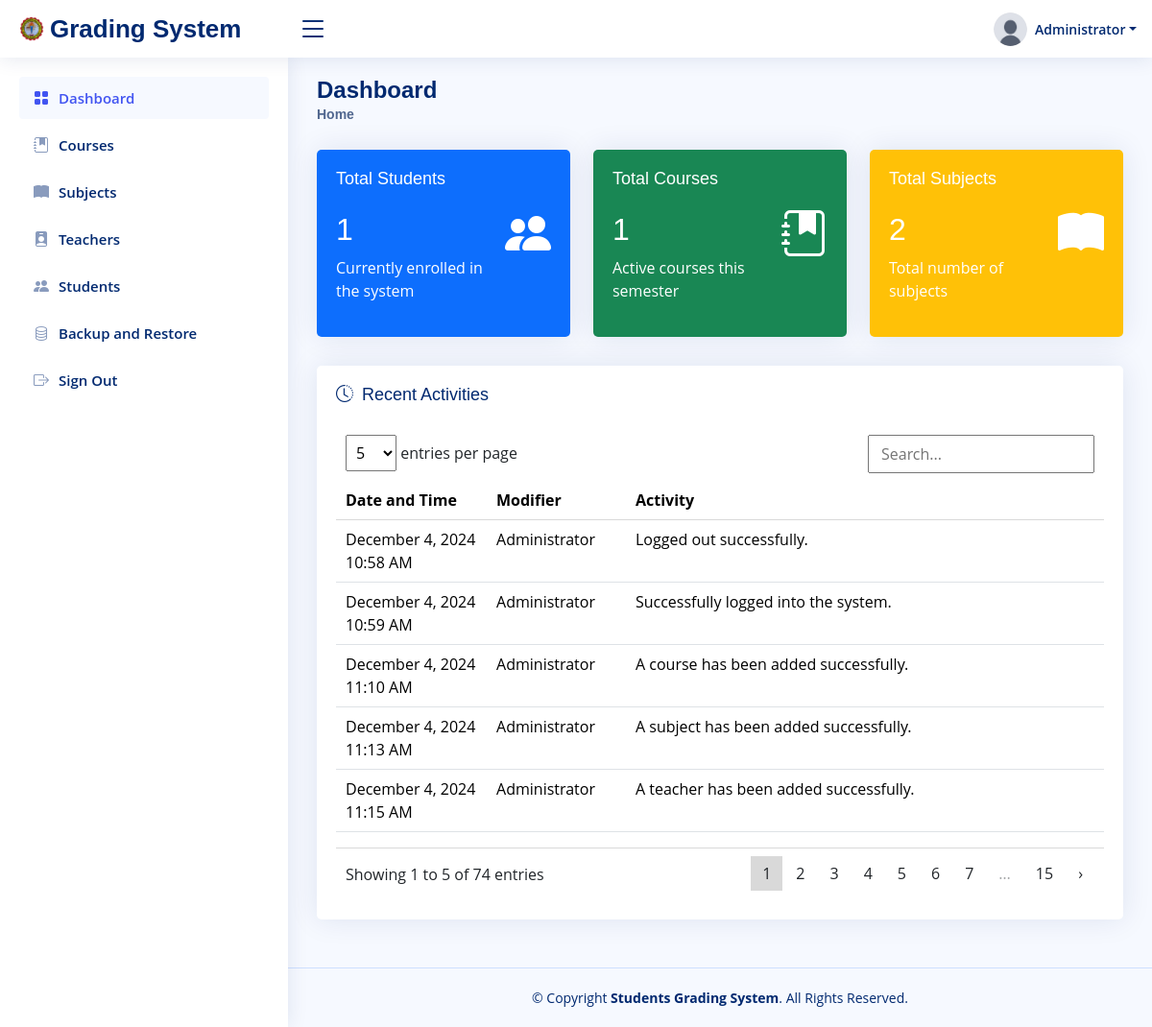
The app's page /dashboard (signed in) with its own data.
### tables this page shows
CREATE TABLE `users` (
  `id` int(11) NOT NULL AUTO_INCREMENT,
  `uuid` varchar(36) NOT NULL,
  `name` varchar(100) NOT NULL,
  `username` varchar(50) NOT NULL,
  `password` varchar(255) NOT NULL,
  `image` varchar(50) NOT NULL,
  `user_type` varchar(20) NOT NULL,
  `created_at` datetime NOT NULL,
  `updated_at` datetime NOT NULL,
  PRIMARY KEY (`id`),
  UNIQUE KEY `uuid` (`uuid`),
  UNIQUE KEY `username` (`username`)
);

CREATE TABLE `logs` (
  `id` int(11) NOT NULL AUTO_INCREMENT,
  `uuid` varchar(36) NOT NULL,
  `user_id` int(11) NOT NULL,
  `activity` text NOT NULL,
  `created_at` datetime NOT NULL,
  `updated_at` datetime NOT NULL,
  PRIMARY KEY (`id`),
  UNIQUE KEY `uuid` (`uuid`)
);

### config/database.php (called while the page is built, shortened)
<?php
class Database
{
    private $host = 'localhost';
    private $dbname = 'student_grading_system';
    private $username = 'root';
    private $password = '';
    private $connection;
    public function __construct()
    {
        $this->insert_admin_data();
    }
    private function connect()
    {
        $this->connection = new mysqli($this->host, $this->username, $this->password);
    }
    private function create_database()
    {
        $sql = "CREATE DATABASE IF NOT EXISTS " . $this->dbname;
    }
    private function select_database()
    {
        $this->connection->select_db($this->dbname);
    }
    private function create_users_table()
    {
        $sql = "CREATE TABLE IF NOT EXISTS users (
            id INT(11) AUTO_INCREMENT PRIMARY KEY,
            uuid VARCHAR(36) NOT NULL UNIQUE,
            name VARCHAR(100) NOT NULL,
            username VARCHAR(50) NOT NULL UNIQUE,
            password VARCHAR(255) NOT NULL,
            image VARCHAR(50) NOT NULL,
            user_type VARCHAR(20) NOT NULL,
            created_at DATETIME NOT NULL,
            updated_at DATETIME NOT NULL
        )";
    }
    private function create_students_table()
    {
        $sql = "CREATE TABLE IF NOT EXISTS students (
            id INT(11) AUTO_INCREMENT PRIMARY KEY,
            uuid VARCHAR(36) NOT NULL UNIQUE,
            account_id INT(11) NOT NULL UNIQUE,
            student_number VARCHAR(100) NOT NULL UNIQUE,
            course VARCHAR(100) NOT NULL,
            year VARCHAR(100) NOT NULL,
            section VARCHAR(100) NOT NULL,
            first_name VARCHAR(100) NOT NULL,
            middle_name VARCHAR(100) NOT NULL,
            last_name VARCHAR(100) NOT NULL,
            birthday VARCHAR(100) NOT NULL,
            mobile_number VARCHAR(100) NOT NULL,
            email VARCHAR(100) NOT NULL,
            address TEXT NOT NULL,
            created_at DATETIME NOT NULL,
            updated_at DATETIME NOT NULL
        )";
    }
    private function create_teachers_table()
    {
        $sql = "CREATE TABLE IF NOT EXISTS teachers (
            id INT(11) AUTO_INCREMENT PRIMARY KEY,
            uuid VARCHAR(36) NOT NULL UNIQUE,
            account_id INT(11) NOT NULL UNIQUE,
            employee_number VARCHAR(100) NOT NULL UNIQUE,
            first_name VARCHAR(100) NOT NULL,
            middle_name VARCHAR(100) NOT NULL,
            last_name VARCHAR(100) NOT NULL,
            birthday VARCHAR(100) NOT NULL,
            mobile_number VARCHAR(100) NOT NULL,
            email VARCHAR(100) NOT NULL,
            address TEXT NOT NULL,
            created_at DATETIME NOT NULL,
            updated_at DATETIME NOT NULL
        )";
    }
    private function create_courses_table()
    {
        $sql = "CREATE TABLE IF NOT EXISTS courses (
            id INT(11) AUTO_INCREMENT PRIMARY KEY,
            uuid VARCHAR(36) NOT NULL UNIQUE,
            code VARCHAR(100) NOT NULL UNIQUE,
            description VARCHAR(100) NOT NULL,
            years INT(11) NOT NULL,
            created_at DATETIME NOT NULL,
            updated_at DATETIME NOT NULL
        )";
    }
    private function create_grade_components_table()
    {
        $sql = "CREATE TABLE IF NOT EXISTS grade_components (
            id INT(11) AUTO_INCREMENT PRIMARY KEY,
            uuid VARCHAR(36) NOT NULL UNIQUE,
            teacher_id INT(11) NOT NULL,
            subject_id INT(11) NOT NULL,
            component VARCHAR(255) NOT NULL,
            weight INT(11) NOT NULL,
            created_at DATETIME NOT NULL,
            updated_at DATETIME NOT NULL
        )";
    }
    private function create_student_grades_table()
    {
        $sql = "CREATE TABLE IF NOT EXISTS student_grades (
            id INT(11) AUTO_INCREMENT PRIMARY KEY,
            uuid VARCHAR(36) NOT NULL UNIQUE,
            teacher_id INT(11) NOT NULL,
            student_id INT(11) NOT NULL,
            subject_id INT(11) NOT NULL,
            grade_component_id INT(11) NOT NULL,
            course VARCHAR(100) NOT NULL,
            year VARCHAR(10) NOT NULL,
            semester VARCHAR(10) NOT NULL,
            grade FLOAT(11,2) NOT NULL,
            created_at DATETIME NOT NULL,
            updated_at DATETIME NOT NULL
        )";
    }
    private function create_subjects_table()
    {
        $sql = "CREATE TABLE IF NOT EXISTS subjects (
            id INT(11) AUTO_INCREMENT PRIMARY KEY,
            uuid VARCHAR(36) NOT NULL UNIQUE,
            code VARCHAR(100) NOT NULL,
            description VARCHAR(100) NOT NULL,
            lecture_units INT(11) NOT NULL,
            laboratory_units INT(11) NOT NULL,
            hours_per_week INT(11) NOT NULL,
            course VARCHAR(100) NOT NULL,
            year VARCHAR(10) NOT NULL,
            semester VARCHAR(10) NOT NULL,
            created_at DATETIME NOT NULL,
            updated_at DATETIME NOT NULL
        )";
    }
    private function create_logs_table()
    {
        $sql = "CREATE TABLE IF NOT EXISTS logs (
            id INT(11) AUTO_INCREMENT PRIMARY KEY,
            uuid VARCHAR(36) NOT NULL UNIQUE,
            user_id INT(11) NOT NULL,
            activity TEXT NOT NULL,
            created_at DATETIME NOT NULL,
            updated_at DATETIME NOT NULL
        )";
    }
    private function insert_admin_data()
    {
        $is_admin_exists = $this->select_one("users", "id", "1");
    }
    public function select_one($table, $condition_column, $condition_value)
    {
        $sql = "SELECT * FROM $table WHERE $condition_column = ? LIMIT 1";
        $stmt = $this->connection->prepare($sql);
        $stmt->bind_param("s", $condition_value);
        $stmt->execute();
        return $stmt->get_result()->fetch_assoc();
    }
    public function select_all($table, $order_by = null, $direction = 'ASC')
    {
        $sql = "SELECT * FROM $table";
        $result = $this->connection->query($sql);
        return $result->fetch_all(MYSQLI_ASSOC);
    }
}
$db = new Database();

### views/pages/dashboard.php (the view, shortened to what this page needs)
<?php include_once "../views/pages/templates/header.php" ?>
<main id="main" class="main">
    <div class="pagetitle">
        <div class="row">
            <div class="col-12">
                <h1>Dashboard</h1>
                <nav>
                    <ol class="breadcrumb">
                        <li class="breadcrumb-item active">Home</li>
                    </ol>
                </nav>
            </div>
        </div>
    </div>
    <section class="section">
        <div class="row">
            <div class="col-lg-4">
                <div class="card bg-primary text-white">
                    <div class="card-body">
                        <div class="d-flex justify-content-between align-items-center">
                            <div>
                                <h5 class="card-title text-white">Total Students</h5>
                                <h2><?= count($db->select_all("students")) ?></h2>
                                <p>Currently enrolled in the system</p>
                            </div>
                            <div>
                                <i class="bi bi-people-fill" style="font-size: 3rem;"></i>
                            </div>
                        </div>
                    </div>
                </div>
            </div>
            <div class="col-lg-4">
                <div class="card bg-success text-white">
                    <div class="card-body">
                        <div class="d-flex justify-content-between align-items-center">
                            <div>
                                <h5 class="card-title text-white">Total Courses</h5>
                                <h2><?= count($db->select_all("courses")) ?></h2>
                                <p>Active courses this semester</p>
                            </div>
                            <div>
                                <i class="bi bi-journal-bookmark-fill" style="font-size: 3rem;"></i>
                            </div>
                        </div>
                    </div>
                </div>
            </div>
            <div class="col-lg-4">
                <div class="card bg-warning text-white">
                    <div class="card-body">
                        <div class="d-flex justify-content-between align-items-center">
                            <div>
                                <h5 class="card-title text-white">Total Subjects</h5>
                                <h2><?= count($db->select_all("subjects")) ?></h2>
                                <p>Total number of subjects</p>
                            </div>
                            <div>
                                <i class="bi bi-book-fill" style="font-size: 3rem;"></i>
                            </div>
                        </div>
                    </div>
                </div>
            </div>
        </div>
        <div class="row">
            <div class="col-lg-12">
                <div class="card">
                    <div class="card-body">
                        <h5 class="card-title"><i class="bi bi-clock-history me-1"></i> Recent Activities</h5>
                        <table class="table datatable">
                            <thead>
                                <tr>
                                    <th>Date and Time</th>
                                    <th>Modifier</th>
                                    <th>Activity</th>
                                </tr>
                            </thead>
                            <tbody>
                                <?php if ($logs = $db->select_all("logs")): ?>
                                    <?php foreach ($logs as $log): ?>
                                        <tr>
                                            <td><?= (new DateTime($log["created_at"]))->format('F j, Y h:i A') ?></td>
                                            <td><?= $db->select_one("users", "id", $log["user_id"])["name"] ?></td>
                                            <td><?= $log["activity"] ?></td>
                                        </tr>
                                    <?php endforeach ?>
                                <?php endif ?>
                            </tbody>
                        </table>
                    </div>
                </div>
            </div>
        </div>
    </section>
</main>
<?php include_once "../views/pages/templates/footer.php" ?>

### views/pages/templates/header.php (shortened to what this page needs)
<?php
$current_page = basename($_SERVER['REQUEST_URI']);
$user_data = $db->select_one("users", "id", $_SESSION["user_id"]);
?>
<!DOCTYPE html>
<html lang="en">
<head>
    <link href="assets/vendor/bootstrap/css/bootstrap.min.css" rel="stylesheet">
    <link href="assets/vendor/bootstrap-icons/bootstrap-icons.css" rel="stylesheet">
    <link href="assets/vendor/simple-datatables/style.css" rel="stylesheet">
    <link href="assets/vendor/sweetalert2/css/sweetalert2.min.css" rel="stylesheet">
    <link href="assets/css/style.css" rel="stylesheet">
</head>
<body>
    <header id="header" class="header fixed-top d-flex align-items-center">
        <div class="d-flex align-items-center justify-content-between">
            <a href="index.html" class="logo d-flex align-items-center">
                <img src="assets/img/logo.png" alt="">
                <span class="d-none d-lg-block">Grading System</span>
            </a>
            <i class="bi bi-list toggle-sidebar-btn"></i>
        </div>
        <nav class="header-nav ms-auto">
            <ul class="d-flex align-items-center">
                <li class="nav-item dropdown pe-3">
                    <a class="nav-link nav-profile d-flex align-items-center pe-0" href="#" data-bs-toggle="dropdown">
                        <img src="assets/img/uploads/<?= $user_data["image"] ?>" alt="Profile" class="rounded-circle" style="width: 35px; height: 35px;">
                        <span class="d-none d-md-block dropdown-toggle ps-2"><?= $_SESSION["user_type"] != "admin" ? get_initials($teacher_student_data["first_name"]) . " " . $teacher_student_data["last_name"] : $user_data["name"] ?></span>
                    </a>
                </li>
            </ul>
        </nav>
    </header>
    <aside id="sidebar" class="sidebar">
        <ul class="sidebar-nav" id="sidebar-nav">
            <?php if ($_SESSION["user_type"] == "admin"): ?>
                <li class="nav-item">
                    <a class="nav-link <?= $current_page != "dashboard" ? "collapsed" : null ?>" href="dashboard">
                        <i class="bi bi-grid-fill"></i>
                        <span>Dashboard</span>
                    </a>
                </li>
                <li class="nav-item">
                    <a class="nav-link <?= $current_page != "courses" ? "collapsed" : null ?>" href="courses">
                        <i class="bi bi-journal-bookmark-fill"></i>
                        <span>Courses</span>
                    </a>
                </li>
                <li class="nav-item">
                    <a class="nav-link <?= $current_page != "subjects" ? "collapsed" : null ?>" href="subjects">
                        <i class="bi bi-book-fill"></i>
                        <span>Subjects</span>
                    </a>
                </li>
                <li class="nav-item">
                    <a class="nav-link <?= $current_page != "teachers" ? "collapsed" : null ?>" href="teachers">
                        <i class="bi bi-person-badge-fill"></i>
                        <span>Teachers</span>
                    </a>
                </li>
                <li class="nav-item">
                    <a class="nav-link <?= $current_page != "students" ? "collapsed" : null ?>" href="students">
                        <i class="bi bi-people-fill"></i>
                        <span>Students</span>
                    </a>
                </li>
                <li class="nav-item">
                    <a class="nav-link <?= $current_page != "backup_and_restore" ? "collapsed" : null ?>" href="backup_and_restore">
                        <i class="bi bi-database"></i>
                        <span>Backup and Restore</span>
                    </a>
                </li>
            <?php endif ?>
            <li class="nav-item">
                <a class="nav-link collapsed logout" href="javascript:void(0)">
                    <i class="bi bi-box-arrow-right"></i>
                    <span>Sign Out</span>
                </a>
            </li>
        </ul>
    </aside>

### records on screen
users: image (placeholder picture), name "Administrator"
logs: created_at "December 4, 2024 10:58 AM", user.name "Administrator", activity "Logged out successfully."
logs: created_at "December 4, 2024 10:59 AM", user.name "Administrator", activity "Successfully logged into the system."
logs: created_at "December 4, 2024 11:10 AM", user.name "Administrator", activity "A course has been added successfully."
logs: created_at "December 4, 2024 11:13 AM", user.name "Administrator", activity "A subject has been added successfully."
logs: created_at "December 4, 2024 11:15 AM", user.name "Administrator", activity "A teacher has been added successfully."

### other values on screen
count($db->select_all("students")) "1"
count($db->select_all("courses")) "1"
count($db->select_all("subjects")) "2"
